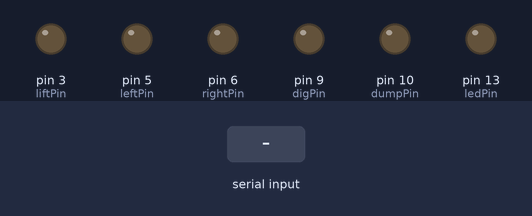
This sketch was run on a simulated Arduino Uno, built with avr-gcc and run on an emulated ATmega328P. Parts: output pins drawn as LEDs (lit = HIGH). The inputs (shaded band) are chosen by the test bench.

Above: at 1.2 s.
1.3 s: "<90,45>" received over Serial
At 2.3 s:
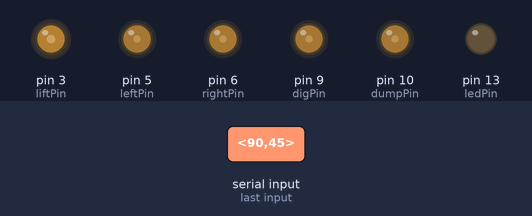
2.8 s: "<30,150>" received over Serial
At 3.5 s:
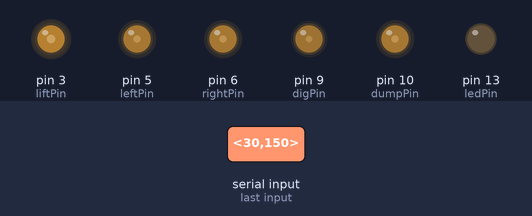
4.3 s: "<0>" received over Serial
At 5.5 s:
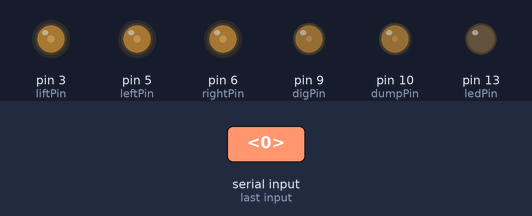
5.8 s: "<5>" received over Serial
At 6.8 s:
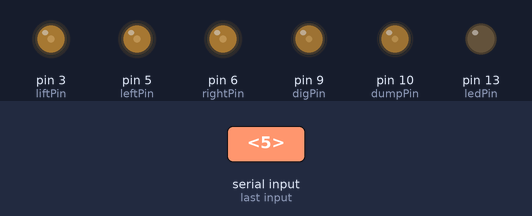
7.3 s: "<200>" received over Serial
At 8.0 s:
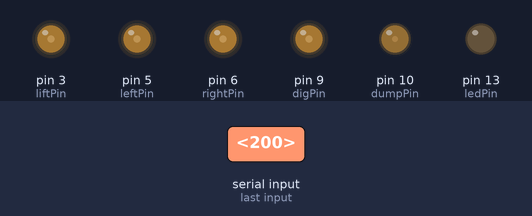
8.8 s: "<90>" received over Serial
At 9.2 s:
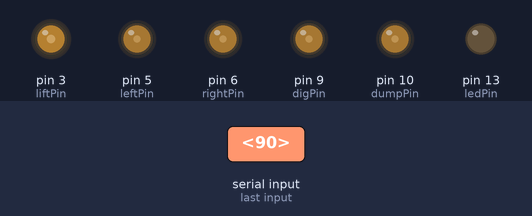
Timing chart, 0 to 11.3 s (numbered marks = the images above; inputs shaded):
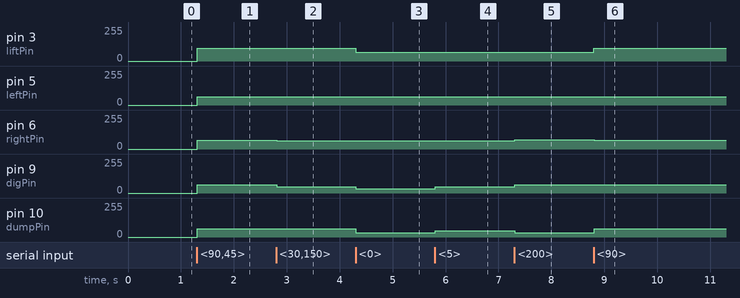

The sketch:

XBeeReceiver.ino
```cpp
// (licence header left out)
//Constants
const int leftPin = 5; //Led to Arduino pin 3 (PWM)
const int rightPin = 6; //Led to Arduino pin 3 (PWM)
const int liftPin = 3;
const int digPin = 9;
const int dumpPin = 10;
const int ledPin = 13;

//Variables
bool started = false; //True: Message is strated
bool ended  = false;//True: Message is finished
char incomingByte ; //Variable to store the incoming byte
char msg[6];    //Message - array from 0 to 3 (4 values - PWM - e.g. 0240)
byte index;     //Index of array

void setup() {
  //Start the serial communication
  Serial.begin(9600); //Baud rate must be the same as is on xBee module
  pinMode(leftPin, OUTPUT);
  pinMode(rightPin, OUTPUT);
  pinMode(ledPin, OUTPUT);
  digitalWrite(ledPin, LOW); // otherwise turn it off
//  setPwmFrequency(leftPin, 4);
//  setPwmFrequency(rightPin, 4);
//  setPwmFrequency(liftPin, 2);
//  setPwmFrequency(digPin, 4);
//  setPwmFrequency(dumpPin, 4);

  TCCR2B = TCCR2B & B11111000 | B00000101; // for PWM frequency of 245.10 Hz
  TCCR0B = TCCR0B & B11111000 | B00000100; // for PWM frequency of 244.14 Hz
  TCCR1B = TCCR1B & B11111000 | B00000100; // for PWM frequency of 122.55 Hz

}

void loop() {

  while (Serial.available() > 0) {
    digitalWrite(ledPin, HIGH); // turn the LED on
    //    Serial.print("available");
    //Read the incoming byte
    incomingByte = Serial.read();
    //Start the message when the '<' symbol is received
    if (incomingByte == '<')
    {
      started = true;
      index = 0;
      msg[index] = '\0'; // Throw away any incomplete packet
    }
    //End the message when the '>' symbol is received
    else if (incomingByte == '>')
    {
      ended = true;
      break; // Done reading - exit from while loop!
    }
    //Read the message!
    else
    {
      if (index < 6) // Make sure there is room
      {
        msg[index] = incomingByte; // Add char to array
        index++;
        msg[index] = '\0'; // Add NULL to end
      }
    }
  }

  if (started && ended)
  {
    digitalWrite(ledPin, LOW); // otherwise turn it off
    int value = atoi(msg);
      int leftval = ((value >> 10) & B111110) + 63;
      int rightval = ((value >> 5) & B111110) + 63;
      int dumpval = ((value & B11) == B10) ? 63 : (((value & B11) == 0) ? 32 : 47) ;
      int digval = ((value & B1100) == B1000) ? 63 : (((value & B1100) == 0) ? 32 : 47);
      int liftval = ((value & B110000) == B100000) ? 126 : (((value & B110000) == 0) ? 64 : 94);
      analogWrite(leftPin, leftval);
      analogWrite(rightPin, rightval);
      analogWrite(dumpPin, dumpval);
      analogWrite(digPin, digval);
      analogWrite(liftPin, liftval);
//          Serial.print(value); //Only for debugging
//          Serial.print('\t'); //Only for debugging
//          Serial.print(leftval); //Only for debugging
//          Serial.print('\t'); //Only for debugging
//          Serial.println(rightval); //Only for debugging
    //   Serial.print('\t'); //Only for debugging
    //   Serial.println(value); //Only for debugging
    index = 0;
    msg[index] = '\0';
    started = false;
    ended = false;
  }
}
```

Measured:
- after the input at 1.3 s, pin 3 (liftPin): 0/255 → 94/255 at once; pin 5 (leftPin), pin 9 (digPin), pin 10 (dumpPin): 0/255 → 63/255 at once; pin 6 (rightPin): 0/255 → 65/255 at once
- after the input at 2.8 s, pin 6 (rightPin): 65/255 → 63/255 at once; pin 9 (digPin): 63/255 → 47/255 at once
- after the input at 4.3 s, pin 3 (liftPin): 94/255 → 64/255 at once; pin 9 (digPin): 47/255 → 32/255 at once; pin 10 (dumpPin): 63/255 → 32/255 at once
- after the input at 5.8 s, pin 9 (digPin), pin 10 (dumpPin): 32/255 → 47/255 at once
- after the input at 7.3 s, pin 6 (rightPin): 63/255 → 69/255 at once; pin 9 (digPin): 47/255 → 63/255 at once; pin 10 (dumpPin): 47/255 → 32/255 at once
- after the input at 8.8 s, pin 3 (liftPin): 64/255 → 94/255 at once; pin 6 (rightPin): 69/255 → 65/255 at once; pin 10 (dumpPin): 32/255 → 63/255 at once
